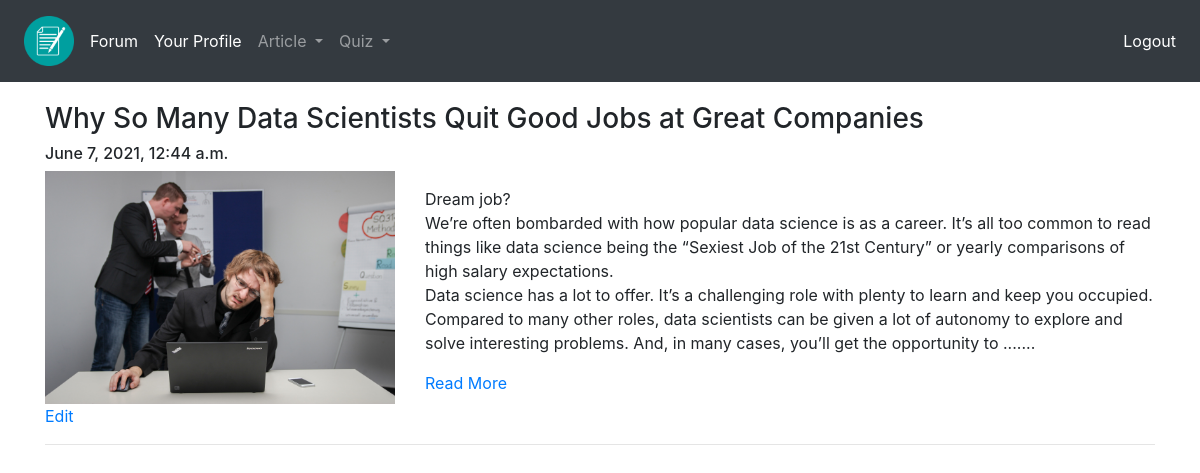
Page /article/my-articles/ (signed in) on the committed database.
### Article/models.py (models this page shows, shortened)
class Article_model(models.Model):
    author = models.ForeignKey(
        User, on_delete=models.CASCADE, related_name='post_author')
    article_title = models.CharField(
        max_length=264, verbose_name='Put a Title')
    slug = models.SlugField(max_length=264, unique=True)
    article_content = models.TextField(verbose_name="What is on your mind?")
    article_image = models.ImageField(
        upload_to='article_images', verbose_name='Image')
    publish_date = models.DateTimeField(auto_now_add=True)
    update_data = models.DateTimeField(auto_now=True)
    class Meta:
        ordering = ('-publish_date',)

### Article/views.py (the view)
# urls.py: path('my-articles/', views.MyArticles.as_view(), name='my_articles'),
class MyArticles(LoginRequiredMixin, TemplateView):
    context_object_name = 'article'
    template_name = 'Article/my_articles.html'

### Article/templatetags/custom_filters.py (called while the page is built)
def range_filter(value):
    return value[0:500] + "......."

### templates/Article/my_articles.html
{% extends 'base.html' %} {% load custom_filters %} {% load crispy_forms_tags %} {% block title_block %} {{user}} {% endblock %} {% block body_block %} {% for article in user.post_author.all %}
<h3>{{article.article_title}}</h3>
<h6>{{article.publish_date}}</h6>
<div class="row">
    <div class="col-sm-4">
        <img src="/media/{{article.article_image}}" width="100%">
    </div>
    <div class="col-sm-8">
        <p>{{article.article_content|range_filter|linebreaks}}</p>
        <a href="{% url 'Article:article_details' slug=article.slug %}">Read More</a>
    </div>
</div>
<a href="{% url 'Article:edit_article' pk=article.pk %}">Edit</a>
<hr> {% endfor %}
<br> {% endblock %}

### rows in the picture
Article_model: article_title "Why So Many Data Scientists Quit Good Jobs at Great Companies", publish_date "June 7, 2021, 12:44 a.m.", article_image (picture), article_content|range_filter "Dream job? We’re often bombarded with how popular data science is as a career. It’s all too common to read things like data science being the “Sexiest Job of the 21st Century” or yearly comparisons of high salary expectations. Data science has a lot to offer. It’s a challenging role with plenty to learn and keep you occupied. Compared to many other roles, data scientists can be given a lot of autonomy to explore and solve interesting problems. And, in many cases, you’ll get the opportunity to ......."
